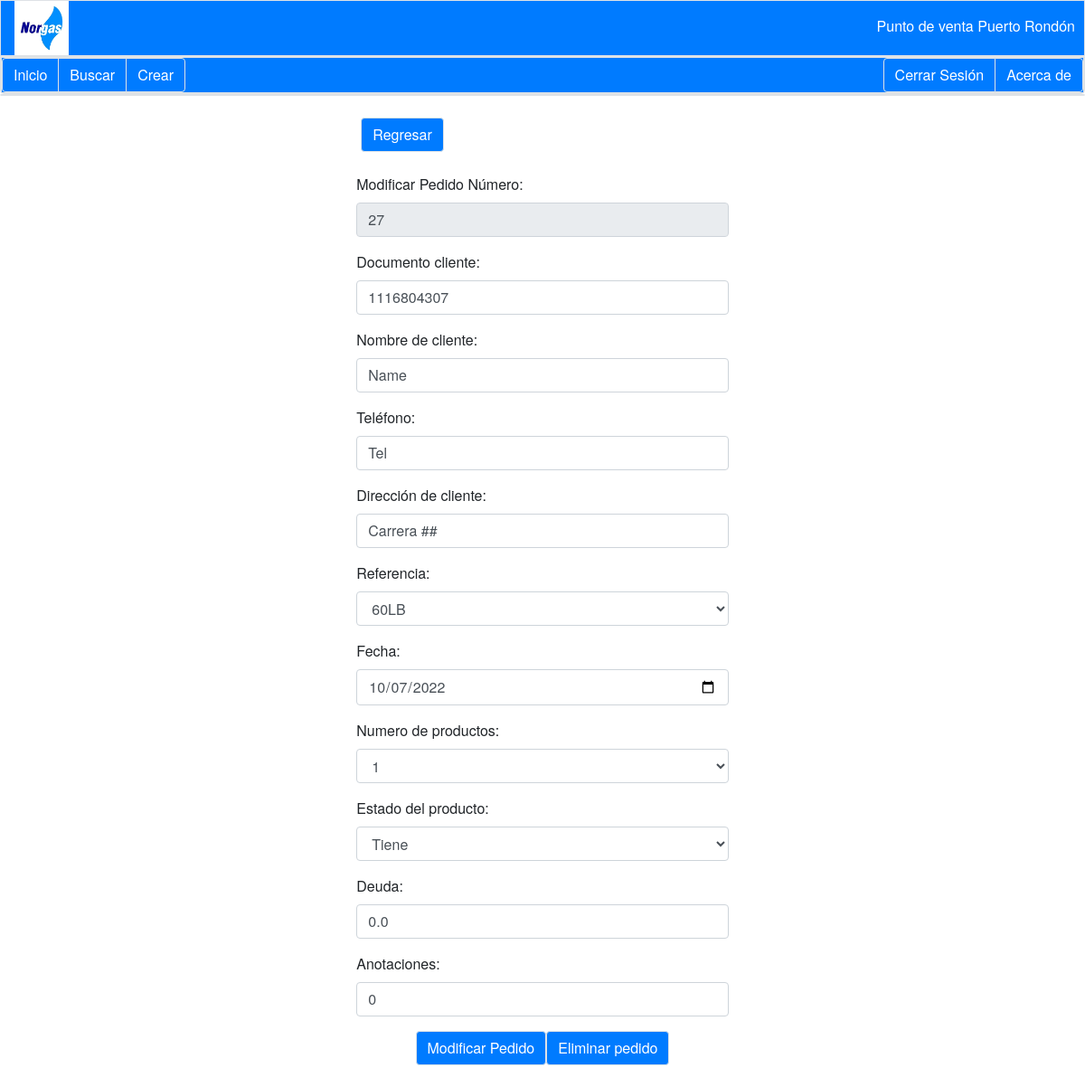
/modify/27 (signed in), run on an earlier commit of the app's database.
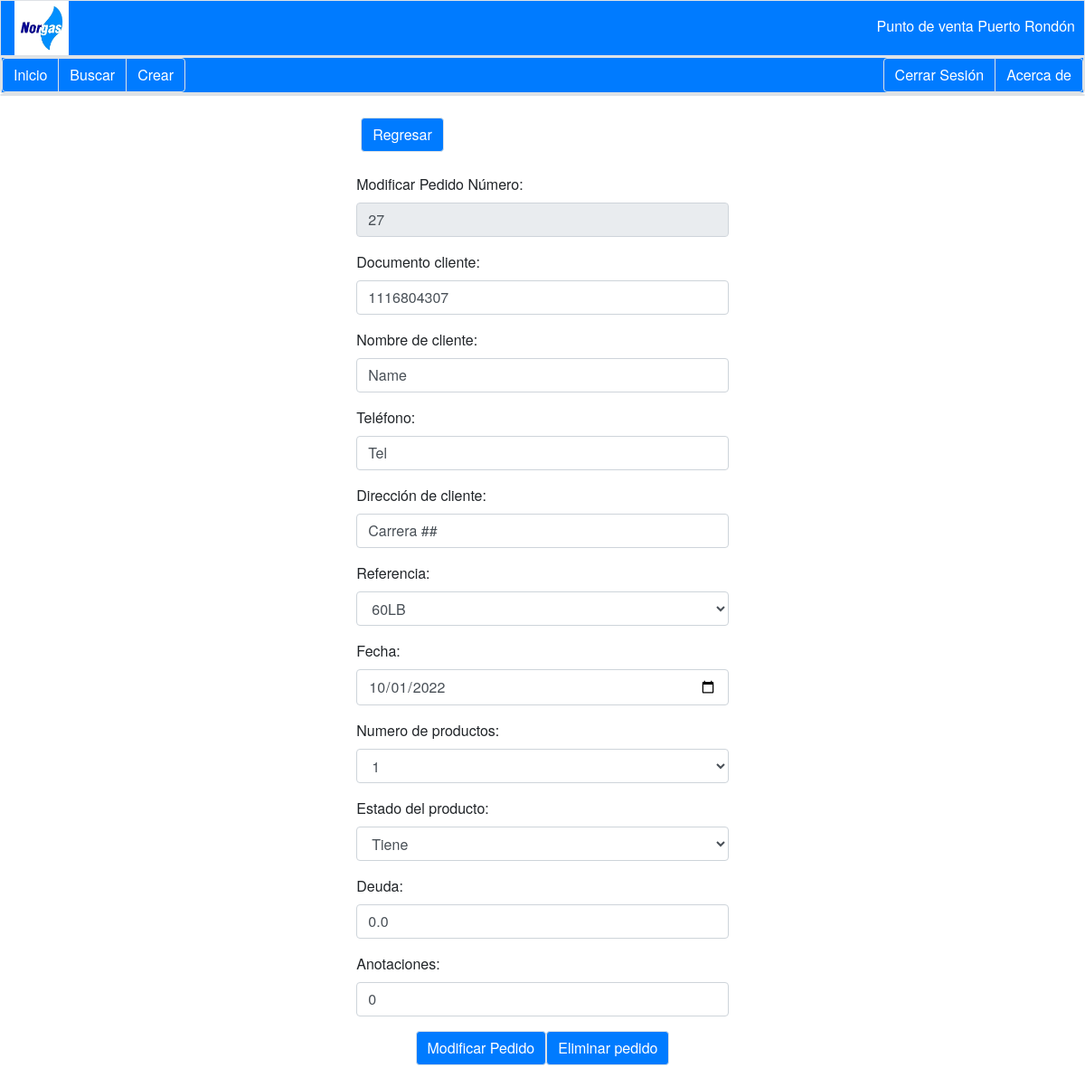
And on a later commit of the database.
### tables this page shows
CREATE TABLE BaseDeDatos (
    ID INTEGER PRIMARY KEY AUTOINCREMENT,
    id_cliente            VARCHAR (20)  NOT NULL,
    nombre_completo       VARCHAR (100) NOT NULL,
    telefono              VARCHAR (100) NOT NULL,
    direccion             VARCHAR (100) NOT NULL,
    referencia_producto   VARCHAR (100) NOT NULL,
    num_producto          INT           NOT NULL,
    estado_producto       VARCHAR(30)       NOT NULL,
    deuda                 FLOAT         NOT NULL,
    anotaciones           VARCHAR (200),
    nombre_vendedor       VARCHAR(50)   NOT NULL,
    id_departamento INT NOT NULL,
    id_pedido             INTEGER       NOT NULL,
    fecha_pedido          DATE          NOT NULL,
    
    FOREIGN KEY (id_cliente) REFERENCES Cliente (id_cli),
    FOREIGN KEY (referencia_producto) REFERENCES Producto (referencia_producto),
    FOREIGN KEY (id_pedido) REFERENCES Pedido (id_pedido_now),
    FOREIGN KEY (id_departamento) REFERENCES Venta (id_departamento)
);

### app.py (the view, shortened to what this page needs)
@app.route('/modify/<pedido>', methods=['GET', 'POST'])
def modificar(pedido):
    form = Modificar()
    Datos_Vendedor = Vendedor(session['username'], session['email'])
    data = db.sql_select_pedido(pedido)
    data = data[0]
    Datos_Cliente = Cliente(data[1], data[2], data[3], data[4], data[5], data[7], data[8], data[9], data[10], data[12], data[13])
    try:
        if request.method =='GET':
            if 'username' in session:
                usuario = [Datos_Cliente.get_id_pedido(), Datos_Cliente.get_document(), Datos_Cliente.get_name(), Datos_Cliente.get_telf(),
                        Datos_Cliente.get_direccion(), Datos_Cliente.get_ref(), Datos_Cliente.get_fecha_pedido(), Datos_Cliente.get_estado(),
                        Datos_Cliente.get_deuda(), Datos_Cliente.get_anotacion()]
                return render_template('modify.html', form = form, datos = usuario)
            else:
                flash('Error, debe iniciar sesión.')
                return redirect(url_for('login'))
    except:
            return redirect(url_for('search'))

### forms.py
class Modificar(FlaskForm):
    Id_pedido = SelectField('Modificar Pedido Número:', validate_choice=True, choices=[], id="Id_pedido")
    Documento = StringField('Documento cliente:', validators=[DataRequired()], id="id_cliente")
    Nombre = StringField('Nombre de cliente:', validators=[DataRequired()], id="name_cliente")
    Telefono = StringField('Teléfono:', validators=[DataRequired()], id="telefone_cliente")
    Direccion = StringField('Dirección de cliente:', validators=[DataRequired()], id="direccion_cliente")
    Referencia = SelectField('Referencia:', validate_choice=True, choices=['60LB','80LB','100LB'], id="referencia_producto")
    Fecha = DateField('Fecha:', validators=[DataRequired()], id="fecha_pedido")
    Numero = SelectField('Numero de productos:', validate_choice=True, choices=[1,2,3,4,5], coerce=int, id="num_productos")
    Estado = SelectField('Estado del producto:', validate_choice=True, choices=[('Tiene'), ('No Tiene')], id="estado_producto")
    Deuda = StringField('Deuda:', validators=[DataRequired()], id="deuda")
    Anotaciones = StringField('Anotaciones:', id="anotaciones")
    Modificar = SubmitField('Modificar Pedido')

### templates/modify.html
{% extends "layout_menu.html" %}
{% block menu %}
    <section class="p-4 d-flex justify-content-center">
        <form action="/modify/{{ datos[0] }}" method="POST">
            <a class="btn btn-secondary bg-primary border" href="/search/{{ datos[1] }}">Regresar</a>
            <br> <br>
            <div class="form-group form-row">
                {{form.Id_pedido.label}}
                <input type="text" name="Id_pedido" id="Id_pedido" class="form-control" value="{{ datos[0] }}" readonly>
            </div>
            <div class="form-group form-row">
                {{form.Documento.label}}
                <input type="text" name="Documento" id="Documento" class="form-control" value="{{ datos[1] }}">
            </div>
            <div class="form-group form-row">
                {{form.Nombre.label}}
                <input type="text" name="Nombre" id="Nombre" class="form-control" value="{{ datos[2] }}">
            </div>
            <div class="form-group form-row">
                {{form.Telefono.label}}
                <input type="text" name="Telefono" id="Telefono" class="form-control" value="{{ datos[3] }}">
            </div>
            <div class="form-group form-row">
                {{form.Direccion.label}}
                <input type="text" name="Direccion" id="Direccion" class="form-control" value="{{ datos[4] }}">
            </div>
            <div class="form-group form-row">
                {{form.Referencia.label}}
                {{form.Referencia (class="form-control")}}
            </div>
            <div class="form-group form-row">
                {{form.Fecha.label}}
                <input type="date" name="Fecha" id="Fecha" class="form-control" value="{{ datos[6] }}">
            </div>
            <div class="form-group form-row">
                {{form.Numero.label}}
                {{form.Numero(class="form-control")}}
            </div>
            <div class="form-group form-row">
                {{form.Estado.label}}
                {{form.Estado(class="form-control")}}
            </div>
            <div class="form-group form-row">
                {{form.Deuda.label}}
                <input type="text" name="Deuda" id="Deuda" class="form-control" value="{{ datos[8] }}">
            </div>
            <div class="form-group form-row">
                {{form.Anotaciones.label}}
                <input type="text" name="Anotaciones" id="Anotaciones" class="form-control" value="{{ datos[9] }}">
            </div>
            <div class="d-flex justify-content-center">
                {{form.Modificar (class="btn btn-primary float-left bg-primary border") }} {{form.hidden_tag()}}
                <a class="btn btn-secondary bg-primary border" href="/delete/{{ datos[0] }}">Eliminar pedido</a>
            </div>
        </form>
    </section>
{% endblock menu %}

What changed in the data, as far as the page shows it:
changed BaseDeDatos "Name": Fecha "10/07/2022" → "10/01/2022"
